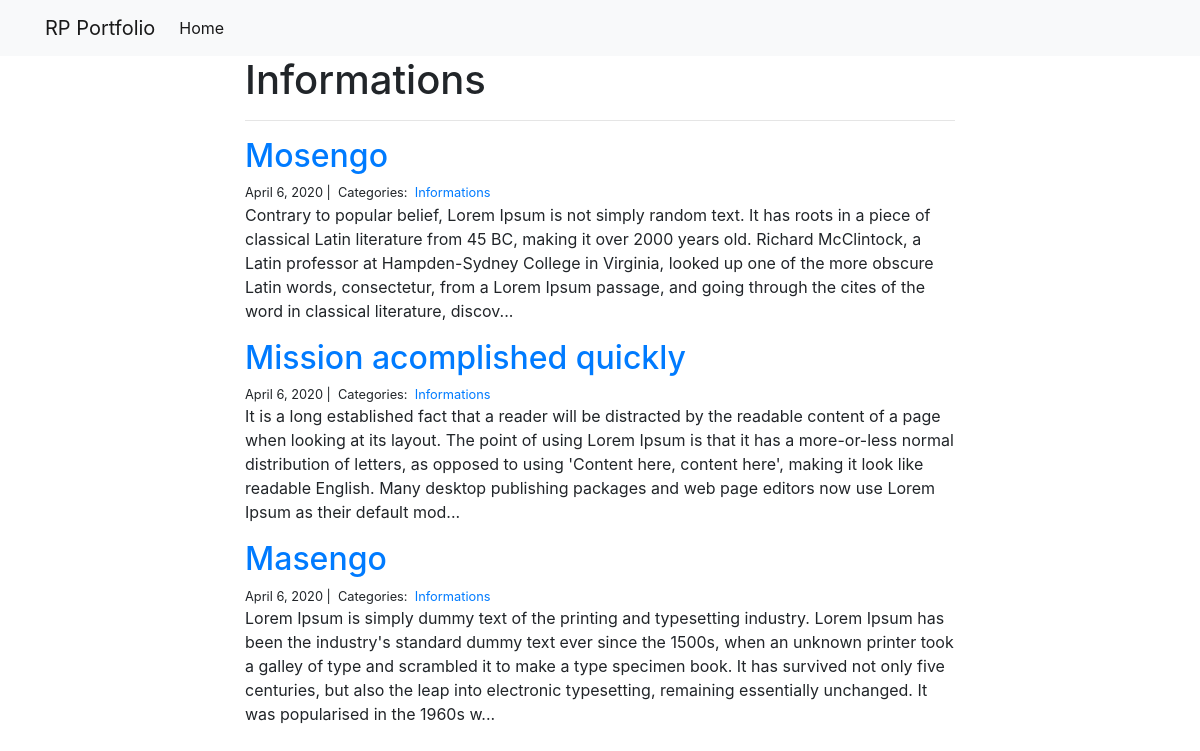
The page /blog/Informations/ on the database its author committed.
### blog/models.py (models this page shows, shortened)
class Category(models.Model):
    name = models.CharField(max_length=20)

class Post(models.Model):
    title = models.CharField(max_length=255)
    body = models.TextField()
    created_on = models.DateTimeField(auto_now_add=True)
    last_modified = models.DateTimeField(auto_now=True)
    categories = models.ManyToManyField('Category', related_name='posts')

### blog/views.py (the view)
# urls.py: path('<category>/', views.blog_category, name="blog_category"),
def blog_category(request, category):
    posts = Post.objects.filter(
        categories__name__contains=category
    ).order_by(
        '-created_on'
    )
    context = {
        "category": category,
        "posts": posts
    }
    return render(request, "blog_category.html", context)

### blog/templates/blog_category.html
{% extends "base.html" %}
{% block page_content %}
<div class="col-md-8 offset-md-2">
    <h1>{{ category | title }}</h1>
    <hr>
    {% for post in posts %}
        <h2><a href="{% url 'blog_detail' post.pk%}">{{ post.title }}</a></h2>
        <small>
            {{ post.created_on.date }} |&nbsp;
            Categories:&nbsp;
            {% for category in post.categories.all %}
            <a href="{% url 'blog_category' category.name %}">
                {{ category.name }}
            </a>&nbsp;
            {% endfor %}
        </small>
        <p>{{ post.body | slice:":400" }}...</p>
    {% endfor %}
</div>
{% endblock %}

### rows shown on the page
Category: name "Informations"
Post: title "Mosengo", created_on "April 6, 2020", body "Contrary to popular belief, Lorem Ipsum is not simply random text. It has roots in a piece of classical Latin literature from 45 BC, making it over 2000 years old. Richard McClintock, a Latin professor at Hampden-Sydney College in Virginia, looked up one of the more obscure Latin words, consectetur, from a Lorem Ipsum passage, and going through the cites of the word in classical literature, discov"
Post: title "Mission acomplished quickly", created_on "April 6, 2020", body "It is a long established fact that a reader will be distracted by the readable content of a page when looking at its layout. The point of using Lorem Ipsum is that it has a more-or-less normal distribution of letters, as opposed to using 'Content here, content here', making it look like readable English. Many desktop publishing packages and web page editors now use Lorem Ipsum as their default mod"
Post: title "Masengo", created_on "April 6, 2020", body "Lorem Ipsum is simply dummy text of the printing and typesetting industry. Lorem Ipsum has been the industry's standard dummy text ever since the 1500s, when an unknown printer took a galley of type and scrambled it to make a type specimen book. It has survived not only five centuries, but also the leap into electronic typesetting, remaining essentially unchanged. It was popularised in the 1960s w"
